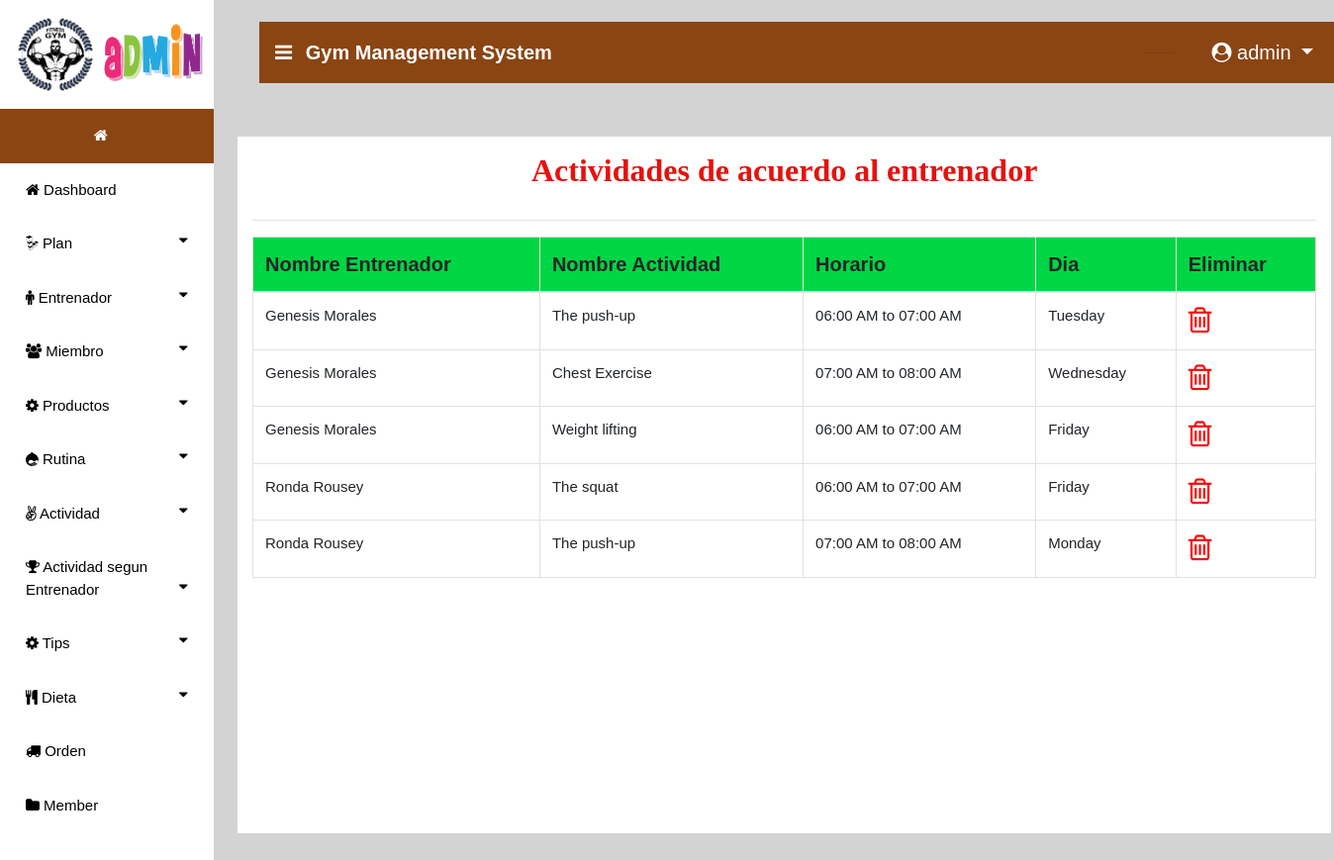
Screenshot of /view_all_activity (signed in) with the database file from the repository.
### gym/models.py (models this page shows, shortened)
class TrainerActivity(models.Model):
    trainer = models.ForeignKey(Trainer, on_delete=models.CASCADE, null=True)
    activity = models.ForeignKey(Activity, on_delete=models.CASCADE, null=True)
    timing = models.CharField(max_length=100,null=True)
    day1 = models.CharField(max_length=20,null=True)

class Trainer(models.Model):
    status = models.ForeignKey(Status, on_delete=models.CASCADE, null=True)
    user = models.ForeignKey(User, on_delete=models.CASCADE, null=True)
    contact = models.CharField(max_length=10, null=True)
    address = models.CharField(max_length=10, null=True)
    doj = models.DateField(max_length=10, null=True)
    dob = models.DateField(max_length=10, null=True)
    image = models.FileField(null=True)

class Activity(models.Model):
    name = models.CharField(max_length=10, null=True)
    image = models.FileField(null=True)

### gym/views.py (the view)
# urls.py: path('view_all_activity', view_all_activity,name="view_all_activity"),
def view_all_activity(request):
    package = TrainerActivity.objects.all()
    d = {'package':package}
    return render(request,'view_all_activity.html',d)

### gym/templates/view_all_activity.html (shortened to what this page needs)
{% extends 'navigation3.html' %}
{% block body1 %}
<div style="background-color:lightgrey;width:100%;height:800px;position:absolute">
<div class="container" style="margin-top:%;background:white;width:100%;height:88%">
<center><h2 style = "margin-top:2%;padding:15px;font-family : 'Monotype Corsiva' ; color : #E6120E ; font-weight : bold;margin-top:5%">Actividades de acuerdo al entrenador</h2></center><hr>
<table class="table table-bordered" id="myTable">
  <thead>
  <tr>
    <th>Nombre Entrenador</th>
    <th>Nombre Actividad</th>
    <th>Horario</th>
    <th>Dia</th>
    <th>Eliminar</th>
  </tr>
  </thead>
   <tbody>
{% for i in package %}
  <tr>
    <td>{{i.trainer.user.first_name}} {{i.trainer.user.last_name}}</td>
    <td>{{i.activity.name}}</td>
    <td>{{i.timing}}</td>
    <td>{{i.day1}}</td>
    <td><a href="{% url 'delete_all_activity' i.id %}"><i style="font-size:30px;color:red" onclick="return confirm('esta seguro?')" class="fa fa-trash-o"></i></a> </td>
  </tr>
   {% endfor %}
    </tbody>
</table>
 </div></div>
{% endblock %}

### gym/templates/navigation3.html (shortened to what this page needs)
{% extends 'navigation2.html' %}
{% block body %}
<nav class="navbar navbar-expand-lg navbar-light" style="margin-left:2%;margin-top:2%;width:99%;background-color:SaddleBrown">
  <a class="navbar-brand" href="#" style="color:white;font-weight:bold"><i class="fa fa-bars" style="margin-right:8px"></i> Gym Management System</a>
  {% if request.user.is_staff %}
     <div class="collapse navbar-collapse nav justify-content-end" id="navbarNavDropdown">
      <li class="nav-item dropdown" style="margin-right:3%;color:white;margin-left:600px">
        <a class="nav-link dropdown" style="margin-left:5%;color:white" href="#" id="navbarDropdown" role="button" data-toggle="dropdown" aria-haspopup="true">
        </a>
        <hr>
      </li>
  </div>
     {% endif %}
  <div class="collapse navbar-collapse nav justify-content-end" id="navbarNavDropdown">
      <li class="nav-item dropdown" style="margin-right:3%;color:white">
        <a class="nav-link dropdown-toggle" style="color:white;margin-left:5%" href="#" id="navbarDropdown" role="button" data-toggle="dropdown" aria-haspopup="true" aria-expanded="false">
          <i class="fa fa-user-circle"></i> {{request.user.username}}
        </a>
      </li>
  </div>
 </nav>
{% block body1 %}
{% endblock %}
{% endblock %}

### gym/templates/navigation2.html (style rules this page uses)
thead { background:#00d644; }
body { font-family: "Lato", sans-serif; }
body { margin:0;font-family:Arial }
.dropdown { float:right; }

### gym/templates/view_all_activity.html (style rules this page uses)
td { font-size:15px; }

### rows the page displays
TrainerActivity: trainer.user.first_name "Genesis", trainer.user.last_name "Morales", activity.name "The push-up", timing "06:00 AM to 07:00 AM", day1 "Tuesday"
TrainerActivity: trainer.user.first_name "Genesis", trainer.user.last_name "Morales", activity.name "Chest Exercise", timing "07:00 AM to 08:00 AM", day1 "Wednesday"
TrainerActivity: trainer.user.first_name "Genesis", trainer.user.last_name "Morales", activity.name "Weight lifting", timing "06:00 AM to 07:00 AM", day1 "Friday"
TrainerActivity: trainer.user.first_name "Ronda", trainer.user.last_name "Rousey", activity.name "The squat", timing "06:00 AM to 07:00 AM", day1 "Friday"
TrainerActivity: trainer.user.first_name "Ronda", trainer.user.last_name "Rousey", activity.name "The push-up", timing "07:00 AM to 08:00 AM", day1 "Monday"

### other values shown
{{ request.user.username }} "admin"
